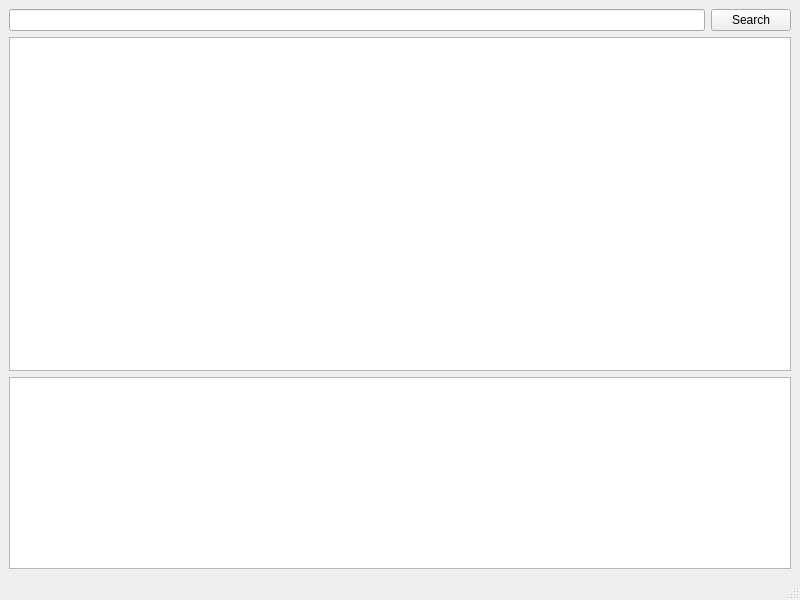
<?xml version="1.0" encoding="UTF-8"?>
<ui version="4.0">
 <class>MainWindow</class>
 <widget class="QMainWindow" name="MainWindow">
  <property name="geometry">
   <rect>
    <x>0</x>
    <y>0</y>
    <width>800</width>
    <height>600</height>
   </rect>
  </property>
  <property name="windowTitle">
   <string>MainWindow</string>
  </property>
  <widget class="QWidget" name="centralwidget">
   <layout class="QVBoxLayout" name="verticalLayout">
    <item>
     <layout class="QHBoxLayout" name="horizontalLayout">
      <item>
       <widget class="QLineEdit" name="lineEdit"/>
      </item>
      <item>
       <widget class="QPushButton" name="pushButton">
        <property name="text">
         <string>Search</string>
        </property>
       </widget>
      </item>
     </layout>
    </item>
    <item>
     <widget class="QTableView" name="searchResults">
      <property name="sizePolicy">
       <sizepolicy hsizetype="Expanding" vsizetype="Expanding">
        <horstretch>0</horstretch>
        <verstretch>1</verstretch>
       </sizepolicy>
      </property>
     </widget>
    </item>
    <item>
     <widget class="QTableView" name="playlistView">
      <property name="sizePolicy">
       <sizepolicy hsizetype="Expanding" vsizetype="Expanding">
        <horstretch>0</horstretch>
        <verstretch>0</verstretch>
       </sizepolicy>
      </property>
     </widget>
    </item>
   </layout>
  </widget>
  <widget class="QMenuBar" name="menubar">
   <property name="geometry">
    <rect>
     <x>0</x>
     <y>0</y>
     <width>800</width>
     <height>27</height>
    </rect>
   </property>
  </widget>
  <widget class="QStatusBar" name="statusbar"/>
 </widget>
 <resources/>
 <connections/>
</ui>
